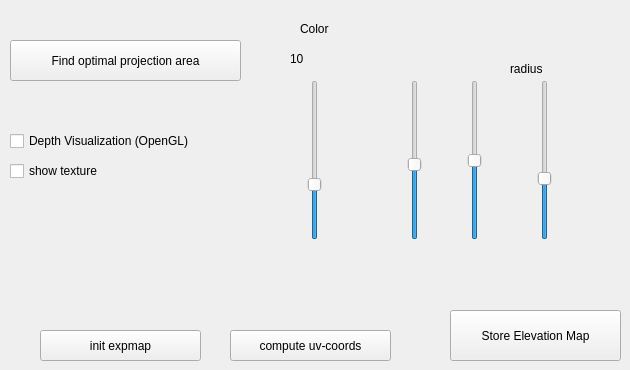
      <widget class="QWidget" name="tab_9">
       <attribute name="title">
        <string>Visualization</string>
       </attribute>
       <widget class="QPushButton" name="pushButton_14">
        <property name="geometry">
         <rect>
          <x>10</x>
          <y>40</y>
          <width>231</width>
          <height>41</height>
         </rect>
        </property>
        <property name="text">
         <string>Find optimal projection area</string>
        </property>
       </widget>
       <widget class="QSlider" name="slider_color">
        <property name="geometry">
         <rect>
          <x>300</x>
          <y>80</y>
          <width>29</width>
          <height>160</height>
         </rect>
        </property>
        <property name="maximum">
         <number>30</number>
        </property>
        <property name="value">
         <number>10</number>
        </property>
        <property name="orientation">
         <enum>Qt::Vertical</enum>
        </property>
       </widget>
       <widget class="QLabel" name="label_14">
        <property name="geometry">
         <rect>
          <x>300</x>
          <y>20</y>
          <width>67</width>
          <height>17</height>
         </rect>
        </property>
        <property name="text">
         <string>Color </string>
        </property>
       </widget>
       <widget class="QLabel" name="lb_color">
        <property name="geometry">
         <rect>
          <x>290</x>
          <y>50</y>
          <width>67</width>
          <height>17</height>
         </rect>
        </property>
        <property name="text">
         <string>10</string>
        </property>
       </widget>
       <widget class="QCheckBox" name="cb_depth_visualization_GL">
        <property name="geometry">
         <rect>
          <x>10</x>
          <y>130</y>
          <width>251</width>
          <height>22</height>
         </rect>
        </property>
        <property name="text">
         <string>Depth Visualization (OpenGL)</string>
        </property>
       </widget>
       <widget class="QCheckBox" name="cb_texture">
        <property name="geometry">
         <rect>
          <x>10</x>
          <y>160</y>
          <width>251</width>
          <height>22</height>
         </rect>
        </property>
        <property name="text">
         <string>show texture</string>
        </property>
       </widget>
       <widget class="QPushButton" name="pushButton_21">
        <property name="geometry">
         <rect>
          <x>40</x>
          <y>330</y>
          <width>161</width>
          <height>31</height>
         </rect>
        </property>
        <property name="text">
         <string>init expmap</string>
        </property>
       </widget>
       <widget class="QPushButton" name="pushButton_22">
        <property name="geometry">
         <rect>
          <x>230</x>
          <y>330</y>
          <width>161</width>
          <height>31</height>
         </rect>
        </property>
        <property name="text">
         <string>compute uv-coords</string>
        </property>
       </widget>
       <widget class="QSlider" name="sl_expmap_x">
        <property name="geometry">
         <rect>
          <x>400</x>
          <y>80</y>
          <width>29</width>
          <height>160</height>
         </rect>
        </property>
        <property name="maximum">
         <number>150</number>
        </property>
        <property name="value">
         <number>70</number>
        </property>
        <property name="orientation">
         <enum>Qt::Vertical</enum>
        </property>
       </widget>
       <widget class="QSlider" name="sl_expmap_y">
        <property name="geometry">
         <rect>
          <x>460</x>
          <y>80</y>
          <width>29</width>
          <height>160</height>
         </rect>
        </property>
        <property name="maximum">
         <number>100</number>
        </property>
        <property name="value">
         <number>50</number>
        </property>
        <property name="orientation">
         <enum>Qt::Vertical</enum>
        </property>
       </widget>
       <widget class="QSlider" name="sl_expmap_radius">
        <property name="geometry">
         <rect>
          <x>530</x>
          <y>80</y>
          <width>29</width>
          <height>160</height>
         </rect>
        </property>
        <property name="maximum">
         <number>40</number>
        </property>
        <property name="value">
         <number>15</number>
        </property>
        <property name="orientation">
         <enum>Qt::Vertical</enum>
        </property>
       </widget>
       <widget class="QLabel" name="label_20">
        <property name="geometry">
         <rect>
          <x>510</x>
          <y>60</y>
          <width>67</width>
          <height>17</height>
         </rect>
        </property>
        <property name="text">
         <string>radius</string>
        </property>
       </widget>
       <widget class="QPushButton" name="pushButton_25">
        <property name="geometry">
         <rect>
          <x>450</x>
          <y>310</y>
          <width>171</width>
          <height>51</height>
         </rect>
        </property>
        <property name="text">
         <string>Store Elevation Map</string>
        </property>
       </widget>
      </widget>
